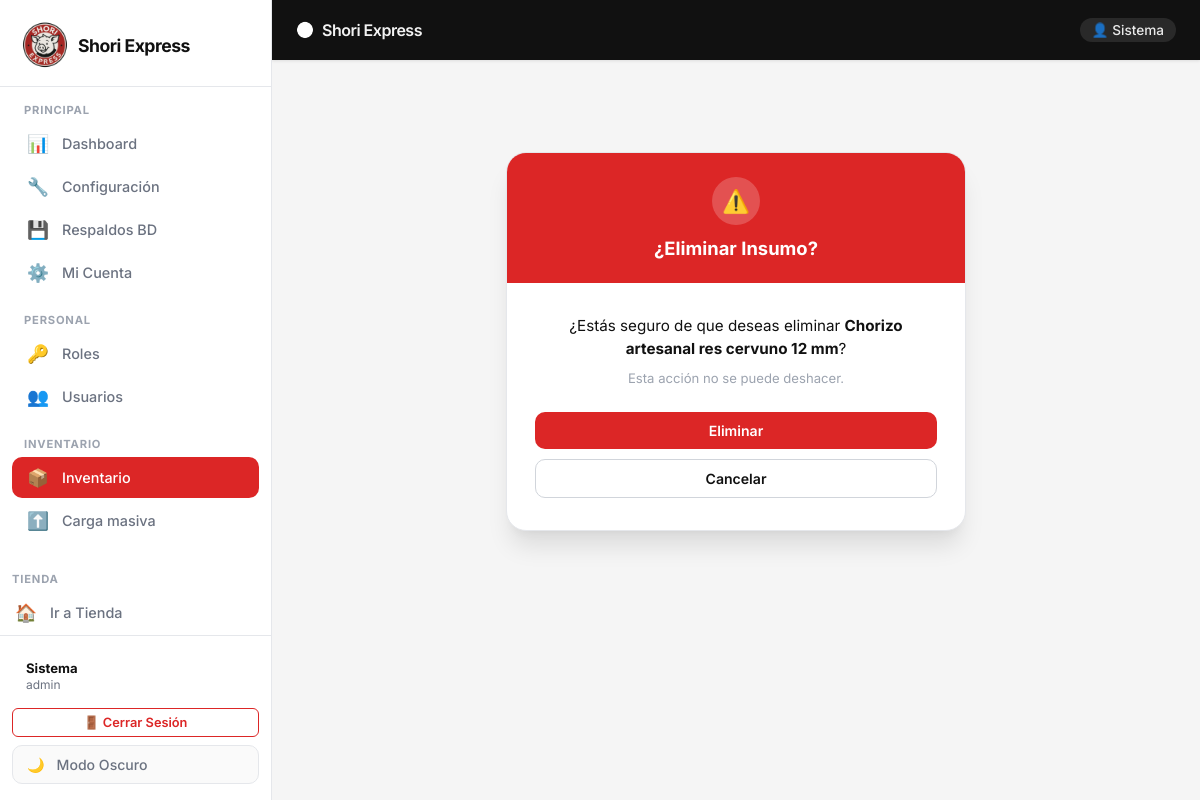
/inventario/eliminar/1/ (signed in), run on the app's committed database.
### usuario/models.py (models this page shows, shortened)
class Usuario(models.Model):
    TIPO_DOC_CHOICES = [
        ('CC', 'Cédula de Ciudadanía'),
        ('TI', 'Tarjeta de Identidad'),
        ('CE', 'Cédula de Extranjería'),
        ('PEP', 'Permiso Especial de Permanencia'),
    ]
    ESTADO_CHOICES = [
        ('activo', 'Activo'),
        ('inactivo', 'Inactivo'),
    ]
    tipo_documento = models.CharField(max_length=10, choices=TIPO_DOC_CHOICES, default='CC')
    documento = models.CharField(max_length=15, unique=True)
    primer_nombre = models.CharField(max_length=40)
    apellido = models.CharField(max_length=40)
    correo = models.EmailField(max_length=100, unique=True)
    telefono = models.CharField(max_length=20, null=True, blank=True)
    direccion = models.CharField(max_length=100, blank=True)
    nombre_usuario = models.CharField(max_length=50, unique=True)
    contrasena = models.CharField(max_length=255)
    ultima_actualizacion_password = models.DateTimeField(
        auto_now_add=True,
        help_text="Fecha de última actualización de contraseña",
    )
    rol = models.ForeignKey(
        'rol.Rol',
        on_delete=models.PROTECT,
        related_name='usuarios'
    )
    puntos_acumulados = models.PositiveIntegerField(default=0)
    bonos_fidelidad = models.PositiveIntegerField(
        default=0,
        help_text="Bonos ganados (ej. compras iguales o superiores al umbral configurado)",
    )
    estado = models.CharField(max_length=10, choices=ESTADO_CHOICES, default='activo')
    fecha_registro = models.DateTimeField(auto_now_add=True)
    class Meta:
        verbose_name = "Usuario"
        verbose_name_plural = "Usuarios"
        db_table = "usuario_usuario" # Mantiene compatibilidad con tu SQL

### inventario/models.py (models this page shows, shortened)
class Inventario(models.Model):
    UNIDADES_MEDIDA = [
        ('GR', 'Gramos'),
        ('KG', 'Kilogramos'),
        ('ML', 'Mililitros'),
        ('LT', 'Litros'),
        ('UN', 'Unidad'),
    ]
    ESTADO_CHOICES = [
        ('disponible', 'Disponible'),
        ('agotado', 'Agotado'),
        ('pocos', 'Pocas Unidades'),
    ]
    nombre_insumo = models.CharField(max_length=100)
    categoria_insumo = models.CharField(max_length=50) # Ej: Proteína, Vegetal, Abarrote
    unidad_medida = models.CharField(
        max_length=10,
        choices=UNIDADES_MEDIDA,
        default='GR'
    )
    stock_actual = models.DecimalField(
        max_digits=10,
        decimal_places=2,
        default=0.00
    )
    stock_minimo = models.DecimalField(
        max_digits=10,
        decimal_places=2,
        help_text="Alerta cuando el stock baje de este valor"
    )
    stock_maximo = models.DecimalField(
        max_digits=10,
        decimal_places=2,
        null=True,
        blank=True
    )
    precio_compra_referencia = models.DecimalField(max_digits=10, decimal_places=2)
    iva_porcentaje = models.DecimalField(
        max_digits=5,
        decimal_places=2,
        default=0.00
    )
    estado_insumo = models.CharField(
        max_length=20,
        choices=ESTADO_CHOICES,
        default='disponible'
    )
    class Meta:
        verbose_name = "Insumo de Inventario"
        verbose_name_plural = "Insumos de Inventario"
        db_table = "inventario_inventario"

### inventario/views.py (the view, shortened to what this page needs)
# urls.py: path('eliminar/<int:id>/', views.eliminar_insumo, name='eliminar_insumo'),
@admin_shori_required
@require_http_methods(["GET", "POST"])
def eliminar_insumo(request, id):
    insumo = get_object_or_404(Inventario, pk=id)
    return render(request, "inventario/eliminar_insumo.html", {"insumo": insumo})

### cuentas/context_processors.py (called while the page is built)
def user_context(request):
    usuario_logueado = None
    es_admin = False
    usuario_id = request.session.get('usuario_id')
    if usuario_id:
        try:
            usuario_logueado = Usuario.objects.get(pk=usuario_id)
        except Usuario.DoesNotExist:
            request.session.flush()
        else:
            nombre_rol = ''
            if usuario_logueado.rol:
                nombre_rol = usuario_logueado.rol.nombre_rol or ''
            es_admin = nombre_rol.strip().lower() in {'admin', 'administrador', 'empleado'}
    return {
        'usuario_logueado': usuario_logueado,
        'es_admin': es_admin,
    }

### cuentas/views.py (called while the page is built)
def _session_expired(request):
    last_activity = request.session.get('last_activity')
    if not last_activity:
        return False
    try:
        last = float(last_activity)
    except (TypeError, ValueError):
        return True
    return (timezone.now().timestamp() - last) > (SESSION_TIMEOUT_MINUTES * 60)

def _actualizar_actividad_sesion(request):
    request.session['last_activity'] = timezone.now().timestamp()

def _es_rol_admin(nombre_rol):
    if not nombre_rol:
        return False
    return nombre_rol.strip().lower() in ROLES_ADMIN

def _get_usuario_sesion(request):
    usuario_id = request.session.get('usuario_id')
    if usuario_id:
        try:
            return Usuario.objects.get(pk=usuario_id)
        except Usuario.DoesNotExist:
            request.session.flush()
    return None

### producto/context_processor.py (called while the page is built)
def cart_total_amount(request):
    cart = Cart(request)
    total = 0
    for key, value in cart.cart.items():
        total += float(value["precio"]) * value["cantidad"]
    return {'cart_total_amount': total, 'cart_count': len(cart.cart)}

### inventario/templates/inventario/eliminar_insumo.html (shortened to what this page needs)
{% extends 'base.html' %}
{% block content %}
<div class="se-confirm-card">
    <div class="se-confirm-header">
        <div class="confirm-icon">⚠️</div>
        <h4>¿Eliminar Insumo?</h4>
    </div>
    <div class="se-confirm-body">
        <p>¿Estás seguro de que deseas eliminar <strong>{{ insumo.nombre_insumo }}</strong>?</p>
        <p class="text-muted small">Esta acción no se puede deshacer.</p>
        <form method="POST">
            <div class="se-confirm-actions">
                <button type="submit" class="se-btn se-btn-danger">Eliminar</button>
                <a href="{% url 'lista_inventario' %}" class="se-btn se-btn-outline">Cancelar</a>
            </div>
        </form>
    </div>
</div>
{% endblock %}

### templates/base.html (shortened to what this page needs)
{% load static %}
<!DOCTYPE html>
<html lang="es" data-theme="light">
<head>
    <link rel="stylesheet" href="{% static 'style.css' %}">
</head>
<body>
<aside class="se-sidebar" id="sidebar">
    <div class="se-sidebar-header">
        <a class="se-sidebar-brand" href="{% url 'home' %}">
            <img src="{% static 'IMG/SHORIp.ico' %}" alt="Shori" class="sidebar-logo">
            <span style="font-weight: 700; letter-spacing: -0.5px; font-size: 1.1rem;">Shori Express</span>
        </a>
    </div>
    <nav class="se-sidebar-nav">
        <div class="se-nav-section-label">Principal</div>
        <a class="se-sidebar-link" href="{% url 'home' %}">
            <span class="se-sidebar-icon">📊</span>
            <span>Dashboard</span>
        </a>
        <a class="se-sidebar-link" href="{% url 'ver_configuracion' %}">
            <span class="se-sidebar-icon">🔧</span>
            <span>Configuración</span>
        </a>
        <a class="se-sidebar-link" href="{% url 'lista_respaldos' %}">
            <span class="se-sidebar-icon">💾</span>
            <span>Respaldos BD</span>
        </a>
        {% if request.session.usuario_id %}
        <a class="se-sidebar-link" href="{% url 'mi_cuenta' request.session.usuario_id %}">
            <span class="se-sidebar-icon">⚙️</span>
            <span>Mi Cuenta</span>
        </a>
        {% endif %}
        <div class="se-nav-section-label">Personal</div>
        <a class="se-sidebar-link" href="{% url 'lista_roles' %}">
            <span class="se-sidebar-icon">🔑</span>
            <span>Roles</span>
        </a>
        <a class="se-sidebar-link" href="{% url 'lista_usuarios' %}">
            <span class="se-sidebar-icon">👥</span>
            <span>Usuarios</span>
        </a>
        <div class="se-nav-section-label">Inventario</div>
        <a class="se-sidebar-link" href="{% url 'lista_inventario' %}">
            <span class="se-sidebar-icon">📦</span>
            <span>Inventario</span>
        </a>
        <a class="se-sidebar-link" href="{% url 'carga_masiva' %}">
            <span class="se-sidebar-icon">⬆️</span>
            <span>Carga masiva</span>
        </a>
        <a class="se-sidebar-link" href="{% url 'lista_productos' %}">
        </a>
    </nav>
    <div class="se-nav-section-label">Tienda</div>
    <a class="se-sidebar-link" href="{% url 'landing' %}">
        <span class="se-sidebar-icon">🏠</span>
        <span>Ir a Tienda</span>
    </a>
    <div class="se-sidebar-footer">
        {% if request.session.usuario_nombre %}
        <div style="padding: 8px 14px; margin-bottom: 8px; font-size: 0.82rem; color: var(--text-secondary);">
            <strong style="color: var(--text-primary);">{{ request.session.usuario_nombre }}</strong><br>
            <span style="font-size: 0.75rem;">{{ request.session.usuario_rol|default:"Usuario" }}</span>
        </div>
        <a href="{% url 'logout' %}" class="se-btn se-btn-outline-red se-btn-sm" style="width: 100%; margin-bottom: 8px;">
            🚪 Cerrar Sesión
        </a>
        {% endif %}
        <button class="theme-toggle-sidebar" onclick="toggleTheme()" id="themeBtn" title="Cambiar tema" aria-label="Cambiar tema">
            <span id="themeIcon">🌙</span>
            <span id="themeText">Modo Oscuro</span>
        </button>
    </div>
</aside>
<header class="se-topbar">
    <a class="se-topbar-brand" href="{% url 'home' %}">
        <img src="{% static 'IMG/SHORIp.ico' %}" alt="Shori" class="topbar-logo">
        <span style="font-weight: 600; font-size: 1rem; color: rgba(255,255,255,0.95);">Shori Express</span>
    </a>
    {% if request.session.usuario_nombre %}
    <span style="color: rgba(255,255,255,0.9); font-size: 0.85rem; font-weight: 500; background: rgba(255,255,255,0.1); padding: 4px 12px; border-radius: 20px;">
        👤 {{ request.session.usuario_nombre }}
    </span>
    {% endif %}
</header>
<main class="se-main">
    {% block content %}
    {% endblock %}
</main>
</body>
</html>

### templates/base.html (style rules this page uses)
.se-sidebar-brand, .se-topbar-brand { display: flex; align-items: center; gap: 8px; }
.sidebar-logo { width: 50px; height: 50px; object-fit: contain; }
.topbar-logo { width: 18px; height: 18px; object-fit: contain; filter: brightness(0) invert(1); }

### data on the page
Usuario: session.usuario_nombre "Sistema"
Inventario: nombre_insumo "Chorizo artesanal res cervuno 12 mm"

### other printed values
{{ request.session.usuario_rol|default:"Usuario" }} "admin"
